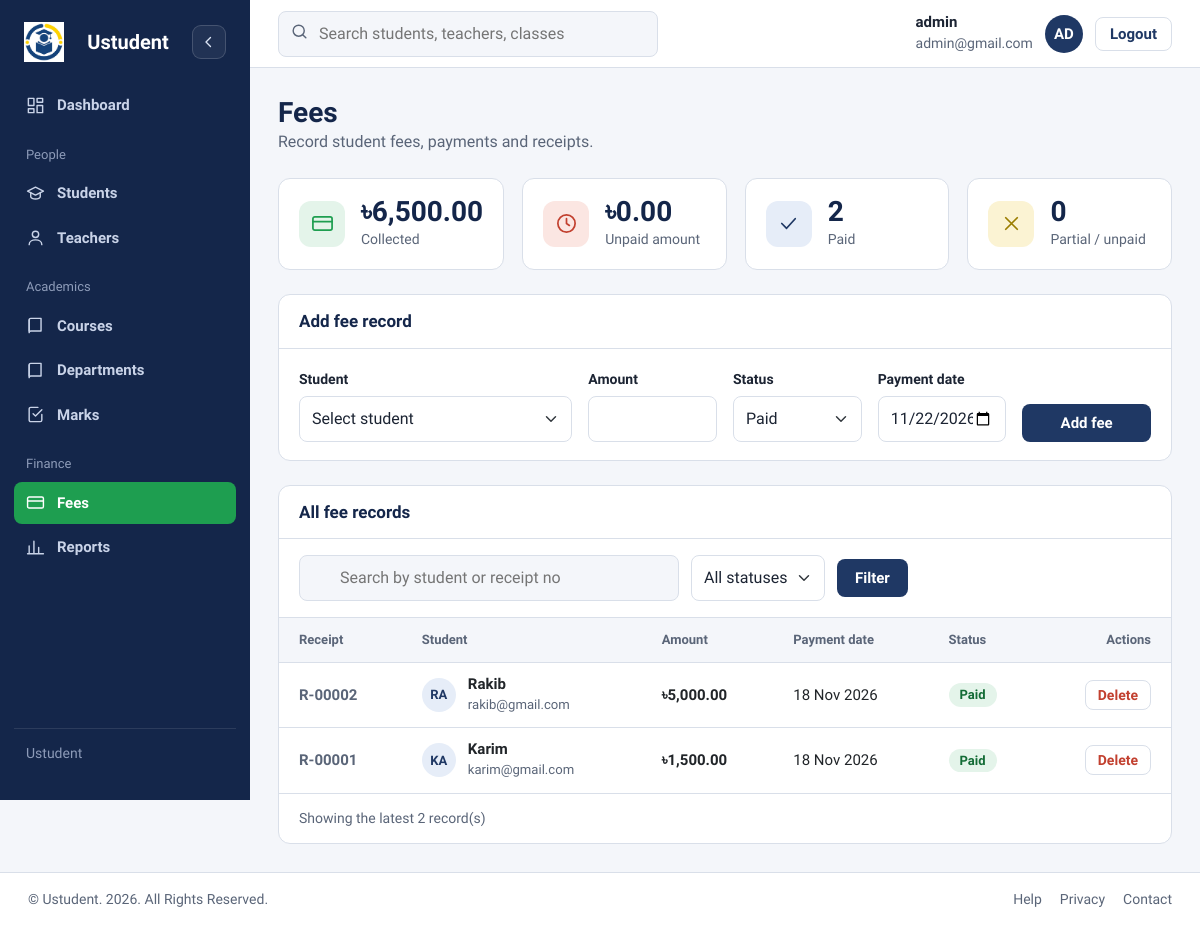
/admin/fees.php (signed in), run on an earlier commit of the app's database.
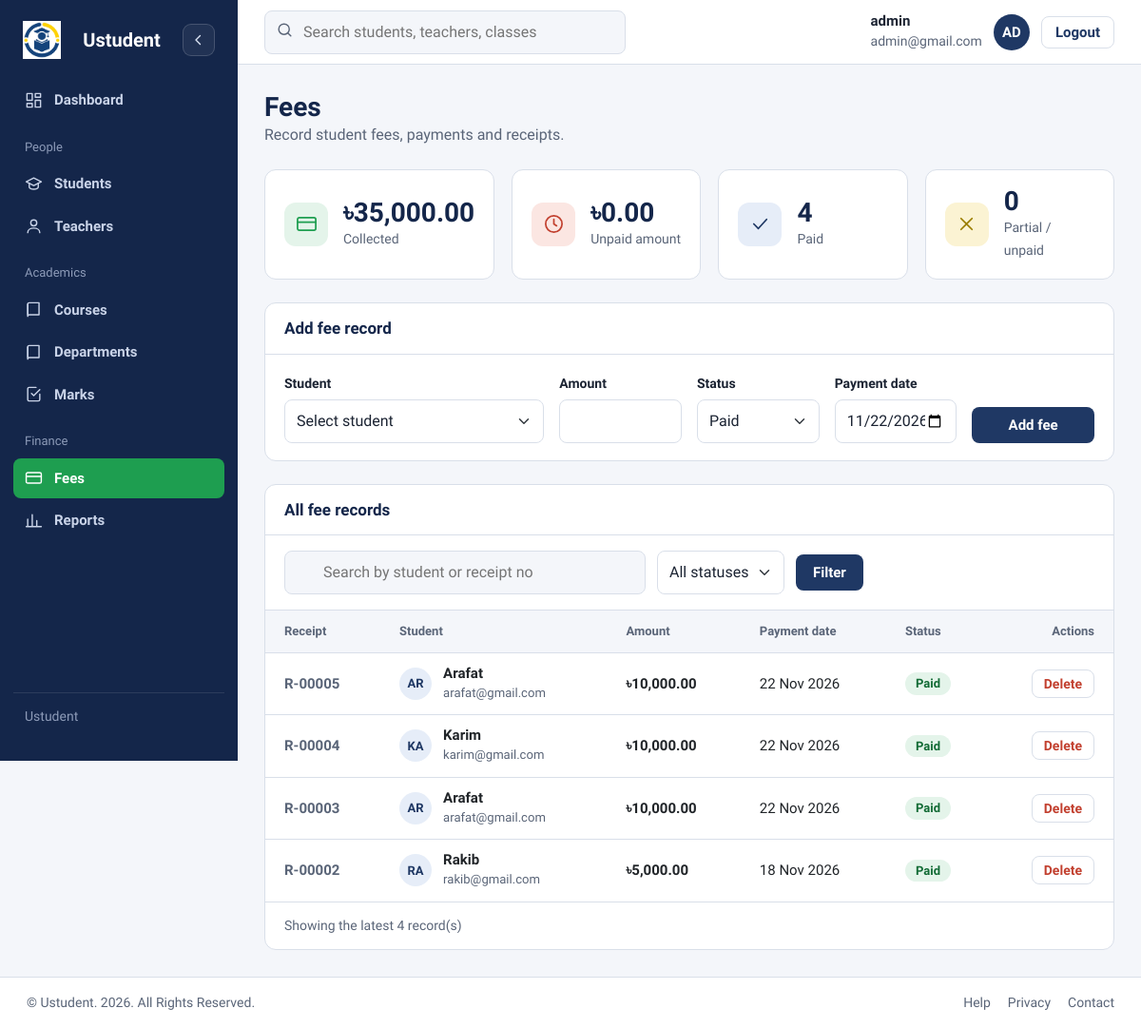
And on a later commit of the database.
### tables this page shows
CREATE TABLE `fees` (
  `id` int UNSIGNED NOT NULL,
  `student_id` int UNSIGNED NOT NULL,
  `amount` decimal(10,2) NOT NULL,
  `payment_date` date DEFAULT NULL,
  `status` enum('Paid','Unpaid','Partial') NOT NULL DEFAULT 'Unpaid',
  `receipt_no` varchar(50) DEFAULT NULL,
  `created_at` timestamp NULL DEFAULT CURRENT_TIMESTAMP
);

CREATE TABLE `students` (
  `id` int UNSIGNED NOT NULL,
  `user_id` int UNSIGNED NOT NULL,
  `name` varchar(100) NOT NULL,
  `email` varchar(100) NOT NULL,
  `phone` varchar(15) DEFAULT NULL,
  `dob` date DEFAULT NULL,
  `class_id` int UNSIGNED NOT NULL,
  `address` varchar(255) DEFAULT NULL,
  `created_at` timestamp NULL DEFAULT CURRENT_TIMESTAMP
);

### admin/fees.php (the view, shortened to what this page needs)
<?php
include '../database/dbconfig.php';
function h($v) { return htmlspecialchars((string)$v, ENT_QUOTES, 'UTF-8'); }
function rows($conn, $sql, $types = '', $params = []) {
    $st = $conn->prepare($sql);
    if ($types !== '') $st->bind_param($types, ...$params);
    $st->execute();
    $res = $st->get_result();
    return $res ? $res->fetch_all(MYSQLI_ASSOC) : [];
}
$statuses = ['Paid', 'Partial', 'Unpaid'];
$fStatus = $_GET['status'] ?? '';
$fSearch = trim($_GET['q'] ?? '');
if (!in_array($fStatus, $statuses, true)) $fStatus = '';
$like = '%' . $fSearch . '%';
$fees = rows($conn,
    "SELECT f.*, s.name, s.email
       FROM fees f JOIN students s ON s.id = f.student_id
      WHERE (? = '' OR f.status = ?)
        AND (? = '' OR s.name LIKE ? OR f.receipt_no LIKE ?)
      ORDER BY f.id DESC
      LIMIT 200",
    "sssss", [$fStatus, $fStatus, $fSearch, $like, $like]);
$sum = (rows($conn,
    "SELECT COALESCE(SUM(CASE WHEN status IN ('Paid','Partial') THEN amount END),0) AS collected,
            COALESCE(SUM(CASE WHEN status = 'Unpaid' THEN amount END),0) AS pending,
            SUM(status = 'Paid') AS paid_n, SUM(status = 'Partial') AS partial_n, SUM(status = 'Unpaid') AS unpaid_n
       FROM fees")[0] ?? []) + ['collected' => 0, 'pending' => 0, 'paid_n' => 0, 'partial_n' => 0, 'unpaid_n' => 0];
?>
<!DOCTYPE html>
<html lang="en">
<head>
<link href="https://cdn.jsdelivr.net/npm/bootstrap@5.3.3/dist/css/bootstrap.min.css" rel="stylesheet">
<link rel="stylesheet" href="../assets/css/admin_dashboard.css">
<link rel="stylesheet" href="../assets/css/academic_common.css">
<link rel="stylesheet" href="../assets/css/fees.css">
</head>
<body>
<div class="app">
  <?php include '../includes/sidebar.php'; ?>
  <div class="main">
    <?php include '../includes/topbar.php'; ?>
    <main class="content">
      <div class="head">
        <div>
          <h1>Fees</h1>
          <p>Record student fees, payments and receipts.</p>
        </div>
      </div>
      <section class="stats" aria-label="Summary">
        <div class="stat"><span class="ico g"><svg viewBox="0 0 24 24"><rect x="2" y="5" width="20" height="14" rx="2"/><path d="M2 10h20"/></svg></span><div><b>৳<?php echo number_format((float)$sum['collected'], 2); ?></b><span>Collected</span></div></div>
        <div class="stat"><span class="ico r"><svg viewBox="0 0 24 24"><circle cx="12" cy="12" r="9"/><path d="M12 7v5l3 2"/></svg></span><div><b>৳<?php echo number_format((float)$sum['pending'], 2); ?></b><span>Unpaid amount</span></div></div>
        <div class="stat"><span class="ico b"><svg viewBox="0 0 24 24"><path d="M5 12l5 5 9-10"/></svg></span><div><b><?php echo (int)$sum['paid_n']; ?></b><span>Paid</span></div></div>
        <div class="stat"><span class="ico y"><svg viewBox="0 0 24 24"><path d="M6 6l12 12M18 6L6 18"/></svg></span><div><b><?php echo (int)$sum['partial_n'] + (int)$sum['unpaid_n']; ?></b><span>Partial / unpaid</span></div></div>
      </section>
      <section class="card mb-4">
        <h2>Add fee record</h2>
        <div class="card-body">
          <form class="row g-3 align-items-end" method="post" action="fees.php">
            <div class="col-md-4">
              <label class="form-label" for="stu">Student</label>
              <select class="form-select" id="stu" name="student_id" required>
                <option value="">Select student</option>
              </select>
            </div>
            <div class="col-md-2">
              <label class="form-label" for="amt">Amount</label>
              <input class="form-control" type="number" id="amt" name="amount" min="0.01" step="0.01" required>
            </div>
            <div class="col-md-2">
              <label class="form-label" for="st">Status</label>
              <select class="form-select" id="st" name="status">
                <?php foreach ($statuses as $s): ?><option><?php echo $s; ?></option><?php endforeach; ?>
              </select>
            </div>
            <div class="col-md-2">
              <label class="form-label" for="pd">Payment date</label>
              <input class="form-control" type="date" id="pd" name="payment_date" value="<?php echo date('Y-m-d'); ?>">
            </div>
            <div class="col-md-2 d-grid">
              <button class="btn" type="submit" name="add_fee" value="1">Add fee</button>
            </div>
          </form>
        </div>
      </section>
      <section class="card">
        <h2>All fee records</h2>
        <form class="tool-bar" method="get" action="fees.php">
          <div class="search">
            <input type="search" name="q" value="<?php echo h($fSearch); ?>" placeholder="Search by student or receipt no" aria-label="Search">
          </div>
          <select class="form-select" name="status" aria-label="Filter by status">
            <option value="">All statuses</option>
          </select>
          <button class="btn" type="submit">Filter</button>
        </form>
        <div class="table-wrap">
          <table>
            <thead><tr><th>Receipt</th><th>Student</th><th>Amount</th><th>Payment date</th><th>Status</th><th class="num">Actions</th></tr></thead>
            <tbody>
            <?php foreach ($fees as $f): ?>
              <tr>
                <td class="receipt"><?php echo h($f['receipt_no'] ?: '—'); ?></td>
                <td><div class="who"><span class="dot"><?php echo h(strtoupper(substr($f['name'], 0, 2))); ?></span>
                  <div><b><?php echo h($f['name']); ?></b><small><?php echo h($f['email']); ?></small></div></div></td>
                <td class="amount">৳<?php echo number_format((float)$f['amount'], 2); ?></td>
                <td><?php echo $f['payment_date'] ? h(date('d M Y', strtotime($f['payment_date']))) : '—'; ?></td>
                <td><span class="pill <?php echo strtolower($f['status']); ?>"><?php echo h($f['status']); ?></span></td>
                <td>
                  <form class="row-actions" method="post" action="fees.php"
                        onsubmit="return event.submitter.name !== 'delete_fee' || confirm('Delete this fee record?');">
                    <button class="small-btn danger" type="submit" name="delete_fee" value="1">Delete</button>
                  </form>
                </td>
              </tr>
            <?php endforeach; ?>
            </tbody>
          </table>
        </div>
        <div class="card-foot"><span>Showing the latest <?php echo count($fees); ?> record(s)</span></div>
      </section>
    </main>
  </div>
</div>
<?php include '../includes/footer.php'; ?>
</body>
</html>

### includes/sidebar.php (shortened to what this page needs)
<?php $currentSidebarPage = basename($_SERVER['PHP_SELF']); ?>
<aside class="side" id="admin-sidebar">
  <div class="logo">
    <img src="../assets/images/logo.jpg" alt="logo">
    <span class="brand-name">Ustudent</span>
    <button class="sidebar-toggle" type="button" aria-controls="admin-sidebar" aria-label="Collapse sidebar" aria-expanded="true" title="Collapse sidebar">
      <svg viewBox="0 0 24 24" aria-hidden="true"><path d="M14 6l-6 6 6 6"/></svg>
    </button>
  </div>
  <nav aria-label="Main">
    <a class="<?php echo $currentSidebarPage === 'dashboard_admin.php' ? 'on' : ''; ?>" href="dashboard_admin.php" title="Dashboard"><svg viewBox="0 0 24 24"><rect x="3" y="3" width="7" height="9"/><rect x="14" y="3" width="7" height="5"/><rect x="14" y="12" width="7" height="9"/><rect x="3" y="16" width="7" height="5"/></svg><span class="nav-label">Dashboard</span></a>
    <div class="group">People</div>
    <a class="<?php echo $currentSidebarPage === 'student.php' ? 'on' : ''; ?>" href="student.php" title="Students"><svg viewBox="0 0 24 24"><path d="M2 9l10-5 10 5-10 5z"/><path d="M6 11v5c0 1.5 3 3 6 3s6-1.500 6-3v-5"/></svg><span class="nav-label">Students</span></a>
    <a class="<?php echo $currentSidebarPage === 'teacher.php' ? 'on' : ''; ?>" href="teacher.php" title="Teachers"><svg viewBox="0 0 24 24"><circle cx="12" cy="8" r="4"/><path d="M4 21c0-4 4-6 8-6s8 2 8 6"/></svg><span class="nav-label">Teachers</span></a>
    <div class="group">Academics</div>
    <a class="<?php echo $currentSidebarPage === 'courses.php' ? 'on' : ''; ?>" href="courses.php" title="Courses"><svg viewBox="0 0 24 24"><path d="M4 5a2 2 0 012-2h13v16H6a2 2 0 00-2 2z"/><path d="M4 19V5"/></svg><span class="nav-label">Courses</span></a>
    <a class="<?php echo $currentSidebarPage === 'dept.php' ? 'on' : ''; ?>" href="dept.php" title="Department"><svg viewBox="0 0 24 24"><path d="M4 5a2 2 0 012-2h13v16H6a2 2 0 00-2 2z"/><path d="M4 19V5"/></svg><span class="nav-label">Departments</span></a>
    <a class="<?php echo $currentSidebarPage === 'marks.php' ? 'on' : ''; ?>" href="marks.php" title="Marks"><svg viewBox="0 0 24 24"><path d="M9 11l3 3 8-8"/><path d="M20 12v7a2 2 0 01-2 2H6a2 2 0 01-2-2V5a2 2 0 012-2h9"/></svg><span class="nav-label">Marks</span></a>
    <div class="group">Finance</div>
    <a class="<?php echo $currentSidebarPage === 'fees.php' ? 'on' : ''; ?>" href="fees.php" title="Fees"><svg viewBox="0 0 24 24"><rect x="2" y="5" width="20" height="14" rx="2"/><path d="M2 10h20"/></svg><span class="nav-label">Fees</span></a>
    <a class="<?php echo $currentSidebarPage === 'reports.php' ? 'on' : ''; ?>" href="reports.php" title="Reports"><svg viewBox="0 0 24 24"><path d="M4 20V10M10 20V4M16 20v-8M22 20H2"/></svg><span class="nav-label">Reports</span></a>
  </nav>
  <div class="foot"><span>Ustudent</span></div>
</aside>

### includes/topbar.php
<header class="top">
      <div class="search">
        <svg viewBox="0 0 24 24"><circle cx="11" cy="11" r="7"/><path d="M20 20l-4-4"/></svg>
        <input type="search" placeholder="Search students, teachers, classes" aria-label="Search">
      </div>
      <div class="me">
        <div><b><?php echo $_SESSION['name']; ?></b><small><?php echo $_SESSION['email']; ?></small></div>
        <span class="av"><?php echo strtoupper(substr($_SESSION['name'], 0,2)) ?></span>
        <button class="logout" type="button"> <a href="../login.php">Logout</a></button>
      </div>
    </header>

### includes/footer.php
<footer class="site-footer">
  <span>&copy; Ustudent. 2026.  All Rights Reserved.</span>
  <nav aria-label="Footer">
    <a href="#">Help</a>
    <a href="#">Privacy</a>
    <a href="#">Contact</a>
  </nav>
</footer>

### assets/css/academic_common.css (style rules this page uses)
h1,h2,h3 { font-weight:700 }
.btn { --bs-btn-color:#fff;--bs-btn-hover-color:#fff;--bs-btn-active-color:#fff; --bs-btn-bg:var(--navy);--bs-btn-hover-bg:var(--navy-deep);--bs-btn-active-bg:var(--navy-deep); --bs-btn-hover-border-color:transparent;--bs-btn-active-border-color:transparent }
.form-label { font-weight:600;font-size:14px;margin-bottom:6px;color:var(--ink) }
.form-control,.form-select,.input-group-text { border:1.5px solid var(--line);border-radius:8px;padding:10px 12px;font:inherit;color:var(--ink) }
.form-select { padding-right:2.25rem }
.card > .card-body { padding:18px 20px }
.tool-bar { display:flex;gap:12px;flex-wrap:wrap;align-items:center;padding:16px 20px;border-bottom:1px solid var(--line) }
.tool-bar .search { flex:1;min-width:220px }
.tool-bar .form-select { width:auto }
.card-foot { display:flex;justify-content:space-between;align-items:center;flex-wrap:wrap;gap:12px;padding:14px 20px;border-top:1px solid var(--line);color:var(--muted);font-size:14px }
.table-wrap { overflow-x:auto }
.table-wrap table { min-width:680px }
.row-actions { display:flex;gap:8px;justify-content:flex-end }
.small-btn { border:1.5px solid var(--line);background:var(--white);border-radius:8px;padding:6px 12px;font:600 14px var(--body);cursor:pointer;color:var(--navy) }
.small-btn.danger { color:var(--red) }

### assets/css/fees.css (style rules this page uses)
.receipt { font-variant-numeric:tabular-nums;color:var(--muted);font-weight:600 }
.amount { font-variant-numeric:tabular-nums;font-weight:600 }

What changed in the data, as far as the page shows it:
removed fees: receipt_no "R-00001", student.name "KA", student.name "Karim", student.email "karim@gmail.com", amount "1,500.00", payment_date "18 Nov 2026", status "Paid"
added fees: receipt_no "R-00005", student.name "AR", student.name "Arafat", student.email "arafat@gmail.com", amount "10,000.00", payment_date "22 Nov 2026", status "Paid"
added fees: receipt_no "R-00004", student.name "KA", student.name "Karim", student.email "karim@gmail.com", amount "10,000.00", payment_date "22 Nov 2026", status "Paid"
added fees: receipt_no "R-00003", student.name "AR", student.name "Arafat", student.email "arafat@gmail.com", amount "10,000.00", payment_date "22 Nov 2026", status "Paid"
Also different on the page:
$sum['collected']: "6,500.00" → "35,000.00"
$sum['paid_n']: "2" → "4"
count($fees): "2" → "4"
